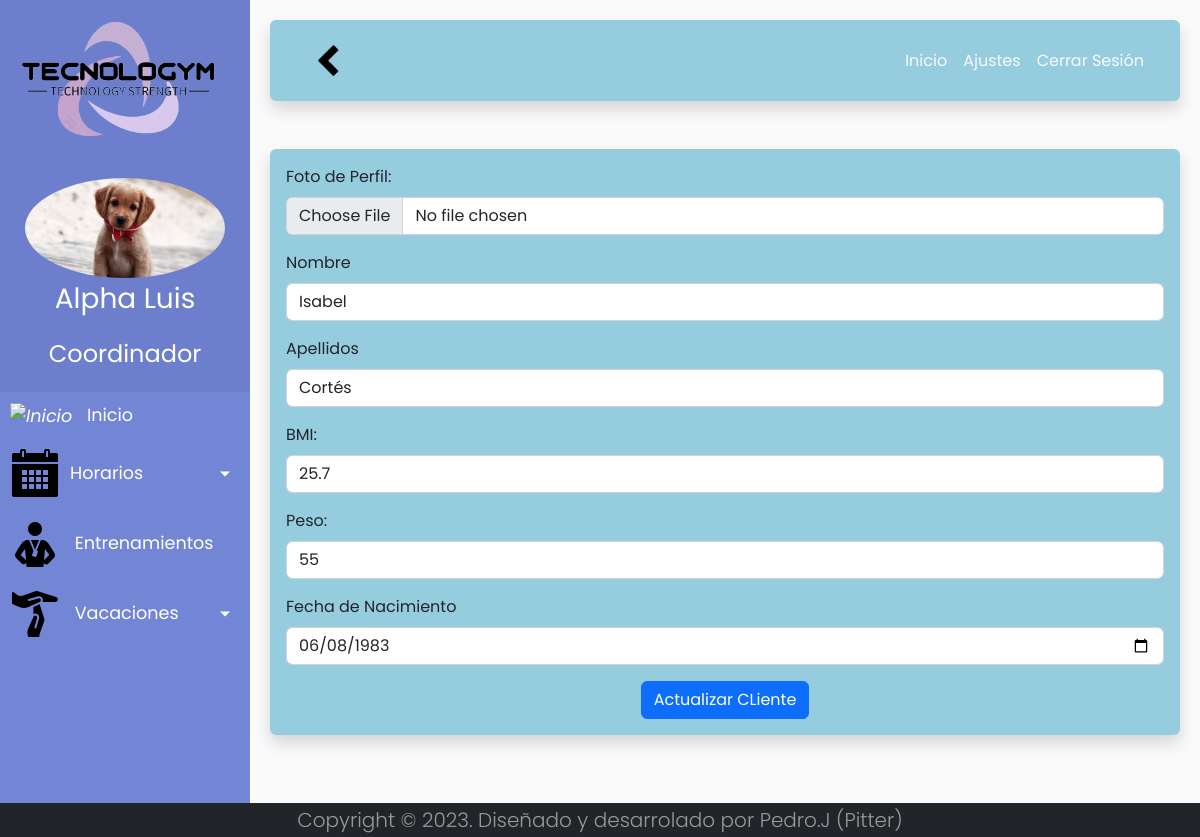
Page /c_PersonalTraining/updateClients/7 (signed in) on the committed database.
### tables this page shows
CREATE TABLE `client` (
  `id_client` int(11) NOT NULL,
  `id_person` int(11) NOT NULL,
  `BMI` double NOT NULL DEFAULT 0,
  `weight` double NOT NULL DEFAULT 0,
  `birth_date` date NOT NULL
);

CREATE TABLE `person` (
  `id_person` int(11) NOT NULL,
  `name` varchar(70) NOT NULL,
  `lastname` varchar(70) NOT NULL,
  `user` varchar(70) DEFAULT NULL,
  `password` varchar(255) DEFAULT NULL,
  `email` varchar(70) DEFAULT NULL,
  `phone` varchar(9) DEFAULT NULL,
  `avatar` varchar(255) DEFAULT NULL
);

### config/core/Controller.php (called while the page is built, shortened)
<?php
abstract class Controller
{
    protected function loadView($view, $params = array())
    {
        return new View($view, $params);
    }
    protected function loadModel($model)
    {
        if (is_file(ROOT . PATH_MODELS . $model . ".php")) {
            return new $model();
        } else {
            throw new Exception("Error, model does not exist");
        }
    }
}
?>

### app/controllers/c_PersonalTraining.php (called while the page is built, shortened)
<?php
class c_PersonalTraining extends Controller
{
    private $m_personalTraining;
    public function __construct()
    {
        $this->m_personalTraining = $this->loadModel("m_PersonalTraining");
    }
    public function updateClients($id_person)
    {
        $datos["client"] = $this->m_personalTraining->showClient($id_person[0]);
        $contenido = "v_UpdateClient";
        $this->loadView($contenido, $datos);
    }
}
?>

### config/core/Model.php (called while the page is built, shortened)
<?php
class Model
{
    private $host = DB_HOST;
    private $user = DB_USER;
    private $pass = DB_PASS;
    private $dbname = DB_NAME;
    private $dbh;
    private $stmt;
    function __construct()
    {
        $dsn = 'mysql:host=' . $this->host . ';dbname=' . $this->dbname;
        $options = array(
            PDO::ATTR_PERSISTENT => true,
            PDO::ATTR_ERRMODE => PDO::ERRMODE_EXCEPTION,
            PDO::MYSQL_ATTR_INIT_COMMAND => 'SET NAMES utf8'
        );
        try {
            $this->dbh = new PDO($dsn, $this->user, $this->pass, $options);
        } catch (PDOException $e) {
            $this->error = $e->getMessage();
        }
    }
    public function consult($query)
    {
        $this->stmt = $this->dbh->prepare($query);
    }
    public function link($param, $value, $type = null)
    {
        if (is_null($type)) {
            switch (true) {
                default:
                    $type = PDO::PARAM_STR;
            }
        }
        $this->stmt->bindValue($param, $value, $type);
    }
    public function launch()
    {
        return $this->stmt->execute();
    }
    public function result()
    {
        $this->launch();
        return $this->stmt->fetchAll(PDO::FETCH_ASSOC);
    }
}
?>

### app/models/m_PersonalTraining.php (called while the page is built, shortened)
<?php
class m_PersonalTraining extends Model
{
    public function showClient($id_person)
    {
        $snt = "SELECT * FROM person INNER JOIN client ON client.id_person = person.id_person WHERE person.id_person = :id_person";
        $this->consult($snt);
        $this->link(":id_person", $id_person);
        return $this->result();
    }
}
?>

### app/views/v_UpdateClient.php (the view)
<div class="row-6 fondo-2 shadow p-3 mb-5 rounded">
    <form action="<?= BASE_URL . "c_Users/updateClient/" . $client[0]['id_person'] ?>" method="post" enctype="multipart/form-data">
        <div class="mb-3">
            <label for="addImg" class="form-label">Foto de Perfil:</label>
            <input type="file" class="form-control" name="addImg" aria-describedby="helpId">
        </div>
        <div class="mb-3">
            <label for="updateName" class="form-label">Nombre</label>
            <input type="text" class="form-control" name="updateName" aria-describedby="helpId" value="<?= $client[0]['name'] ?>">
        </div>
        <div class="mb-3">
            <label for="updateLastName" class="form-label">Apellidos</label>
            <input type="text" class="form-control" name="updateLastName" aria-describedby="helpId" value="<?= $client[0]['lastname'] ?>">
        </div>
        <div class="mb-3">
            <label for="updateBMI" class="form-label">BMI:</label>
            <input type="text" class="form-control" name="updateBMI" aria-describedby="helpId" value="<?= $client[0]['BMI'] ?>">
        </div>
        <div class="mb-3">
            <label for="updateWeight" class="form-label">Peso:</label>
            <input type="number" class="form-control" name="updateWeight" aria-describedby="helpId" value="<?= $client[0]['weight'] ?>">
        </div>
        <div class="mb-3">
            <label for="updateDate" class="form-label">Fecha de Nacimiento</label>
            <input type="date" class="form-control" name="updateDate" aria-describedby="helpId" value="<?= $client[0]['birth_date'] ?>">
        </div>
        <div class="d-flex justify-content-around ">
            <button type="submit" class="btn btn-primary">Actualizar CLiente</button>
        </div>
    </form>
</div>

### app/views/css/v_index.css (style rules this page uses)
body { font-family: "Poppins", sans-serif; background: #fafafa; }
.fondo-2 { background-color: #289bbe7a; }

### rows in the picture
client: updateName "Isabel", updateLastName "Cortés", updateBMI "25.7", updateWeight "55", updateDate "06/08/1983"

### other values in the picture
$_SESSION['session']['name'] "Alpha Luis"
$_SESSION['session']['role'] "Coordinador"
